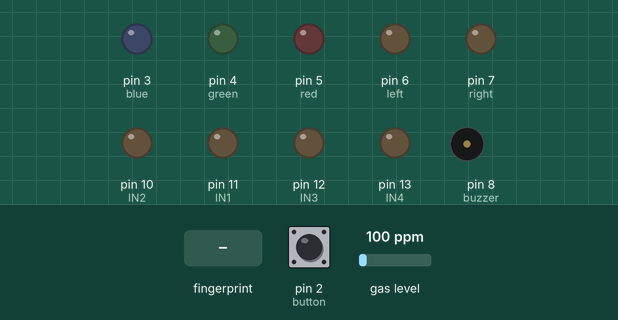
A sketch run on a simulated Arduino Mega 2560, built with avr-gcc and run on an emulated ATmega2560. On the bench: output pins drawn as LEDs (lit = HIGH), buzzer (waves = sounding). The test bench sets the inputs (shaded band); at power-on: pin 2 (button) HIGH, gas level 100 ppm. What the sketch prints to the serial monitor is not drawn.

Above: at 2.2 s.
2.3 s: finger stored as number 1 placed on the sensor
At 4.3 s:
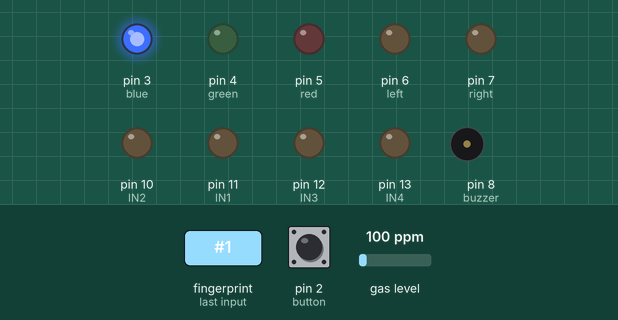
4.6 s: pin 2 (button) pulled LOW for 0.75 s
At 6.0 s:
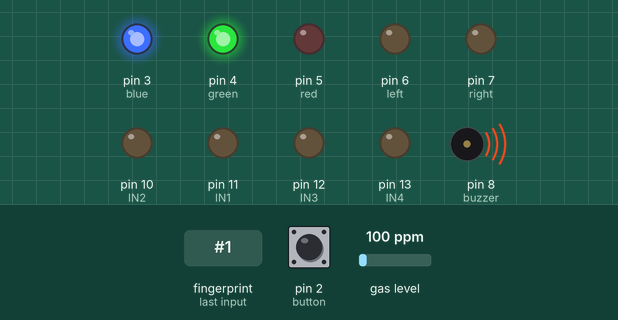
At 7.3 s:
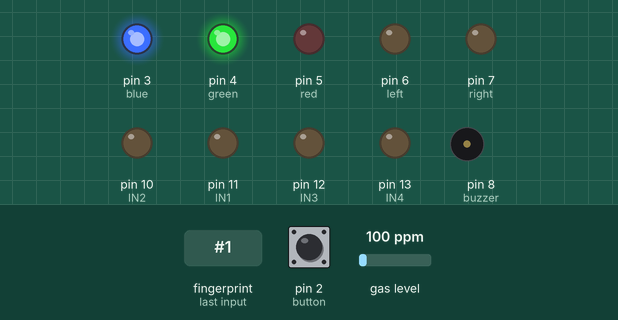
Timing chart, 0 to 8.9 s (numbered marks = the images above; inputs shaded):
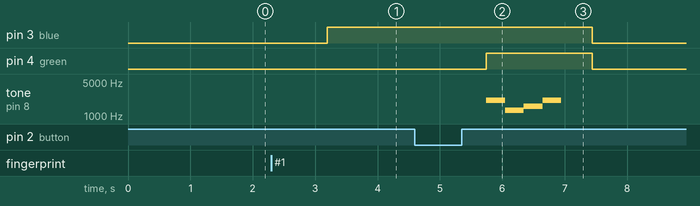

The sketch:

SC_06.ino
```cpp
#include <SoftwareSerial.h>
#include <Adafruit_Fingerprint.h>
#include <MQUnifiedsensor.h>
#define Board                   ("Arduino MEGA")
#define Pin                     (A0)  //Analog input 3 of your arduino
#define Type                    ("MQ-3") //MQ3
#define Voltage_Resolution      (5)
#define ADC_Bit_Resolution      (10) // For arduino UNO/MEGA/NANO
#define RatioMQ3CleanAir        (60) //RS / R0 = 60 ppm
#define button 2
#define blue 3
#define green 4
#define red 5
#define left 6
#define right 7
#define buzzer 8
//모터
#define IN1 11
#define IN2 10
#define IN3 12
#define IN4 13
//초음파
#define range 10
#define brake 7

Adafruit_Fingerprint finger = Adafruit_Fingerprint(&Serial1); //지문인식 통신 함수
MQUnifiedsensor MQ3(Board, Voltage_Resolution, ADC_Bit_Resolution, Pin, Type); //알코올 센서 지정 함수
/* 지문인식에 필요한 함수 */
int id;
int master;
int id_flag = 1;
int re_check=0;

/* 알코올 센서에 필요한 함수 */
bool pre_button_state = HIGH;
float ppm = 0; //누적 수치
int cnt = 0; //샘플의 갯수
int mq3_flag = 1;

/* 모터드라이버에 필요한 함수 */
char BT;
int lm1, lm2, rm1, rm2;
int speed = 200;

/* 초음파 센서에 필요한 함수 */
//초음파 센서는 4개
const int pinTrig[5]={22,24,26,28}; //22: 전방, 24: 왼쪽 ,26: 오른쪽, 28: 후방
const int pinEcho[5]={23,25,27,29}; //23: 전방, 25: 왼쪽 ,27: 오른쪽, 29: 후방
int distance[5]={0}; //distance[0]; distance[1]; distance[2]; distance[3];
int pulseTime[5]={0}; //0,1,2,3
int buz_flagF=0;

void setup() {
  // put your setup code here, to run once:
  Serial.begin(9600);
  Serial2.begin(9600);
  finger.begin(57600); //아두이노-지문모듈 통신라인

  pinMode(blue,OUTPUT);
  pinMode(green,OUTPUT);
  pinMode(red,OUTPUT);
  pinMode(button,INPUT_PULLUP); //저항 없이 쓸 때
  pinMode(left,OUTPUT);
  pinMode(right,OUTPUT);
  pinMode(buzzer,OUTPUT);
  //모터
  pinMode(IN1,OUTPUT);
  pinMode(IN2,OUTPUT);
  pinMode(IN3,OUTPUT);
  pinMode(IN4,OUTPUT);
  //
  for(int i=0;i<4;i++){
   pinMode(pinTrig[i],OUTPUT);
   pinMode(pinEcho[i],INPUT);
  }

  MQ3.setRegressionMethod(1); //_PPM =  a*ratio^b
  MQ3.setA(0.3934); MQ3.setB(-1.504); // Configurate the ecuation values to get Benzene concentration
  MQ3.init();
  Serial.print("Calibrating please wait.");
  float calcR0 = 0;
  for(int i = 1; i<=10; i ++)
  {
    MQ3.update(); // Update data, the arduino will be read the voltage on the analog pin
    calcR0 += MQ3.calibrate(RatioMQ3CleanAir);
    Serial.print(".");
  }
  MQ3.setR0(calcR0/10);
  Serial.println("  done!.");

  if(isinf(calcR0)) {Serial.println("Warning: Conection issue founded, R0 is infite (Open circuit detected) please check your wiring and supply"); while(1);}
  if(calcR0 == 0){Serial.println("Warning: Conection issue founded, R0 is zero (Analog pin with short circuit to ground) please check your wiring and supply"); while(1);}

  MQ3.serialDebug(true);

  digitalWrite(IN1,LOW); //IN1을 HIGH로 하면 모터A가 전진
  digitalWrite(IN2,LOW); //IN2를 HIGH로 하면 모터A가 후진
  digitalWrite(IN3,LOW); //IN3를 HIGH로 하면 모터B가 전진
  digitalWrite(IN4,LOW); //IN4를 HIGH로 하면 모터B가 후진
}

void loop() {
  // put your main code here, to run repeatedly:

//지문인식
  id = getFingerprintIDez();
  master = id;
    if(id != -1){
      Serial.println("인식된 지문 ID = ");
      Serial.println(id);

      if(id == master){
        Serial.println("Your master");
        digitalWrite(blue,HIGH);
        id_flag = 0;
      }else{
        Serial.println("Your not master");
        id_flag = 1;
      }
    }

  delay(50);

//알코올 측정
  if(id_flag == 0){
    while(re_check < 3){
    bool button_state = digitalRead(button); //버튼을 눌렀을 때

    if(button_state == LOW){
      MQ3.update();
      ppm += MQ3.readSensor();
      cnt++;
    }else if(pre_button_state == LOW && button_state == HIGH){
      Serial.println(ppm);
      Serial.println(cnt);
      //ppm = ppm/cnt;
      ppm = 0.01;
      if(ppm >= 0 && ppm <= 0.03){ //훈방
        Serial.println("Hoon bang");
        //LED 점등
        digitalWrite(green,HIGH);
        digitalWrite(red,LOW);
        //부저
        tone(buzzer,2093); //도
        delay(300);
        tone(buzzer,1319); //미
        delay(300);
        tone(buzzer,1568); //솔
        delay(300);
        tone(buzzer,2093); //도
        delay(300);
        noTone(buzzer); //off
         mq3_flag = 0;
         break;
      }else if(ppm > 0.03){ //면허 정지 및 취소 깜빵행
        Serial.println("GGam bang");
        //LED 점등
        digitalWrite(red,HIGH);
        digitalWrite(green,LOW);
        //부저
        tone(buzzer,1568); //솔
        delay(300);
        tone(buzzer,1568); //솔
        delay(300);
        noTone(buzzer); //off
        delay(300);
        digitalWrite(red,LOW);
        mq3_flag = 1;
        re_check++;
      }
      ppm = 0;
      cnt = 0;
    }
    pre_button_state = button_state; //이월!
    delay(500); //smapling frequency
    }
  }

  delay(500);

  digitalWrite(blue,LOW);
  digitalWrite(green,LOW);


  while(id_flag == 0 && mq3_flag == 0){
    //LED OFF
    digitalWrite(blue,LOW);
    digitalWrite(green,LOW);
     if(Serial2.available()){
     BT = Serial2.read();
    //조종
      if(BT == '1'){ //직진
       lm1 = speed;
       lm2 = 0;
       rm1 = speed;
       rm2 = 0;
      }else if(BT == '4'){ //후진
       lm1 = 0;
       lm2 = speed;
       rm1 = 0;
       rm2 = speed;
      }else if(BT == '3'){ //자회전
       lm1 = 0;
       lm2 = speed;
       rm1 = speed;
       rm2 = 0;
     }else if(BT == '2'){ //정지
       lm1 = speed;
       lm2 = 0;
       rm1 = 0;
        rm2 = speed;
      }else if(BT == '0'){ //정지
        lm1 = 0;
        lm2 = 0;
        rm1 = 0;
        rm2 = 0;
      }else if(BT == '5'){
      exit(0);
    }
     analogWrite(IN1,lm1);
     analogWrite(IN2,lm2);
     analogWrite(IN3,rm1);
     analogWrite(IN4,rm2);
   }
  }
}


int getFingerprintIDez() {
  uint8_t p = finger.getImage();
  if (p != FINGERPRINT_OK)  return -1;

  p = finger.image2Tz();
  if (p != FINGERPRINT_OK)  return -1;

  p = finger.fingerFastSearch();
  if (p != FINGERPRINT_OK)  return -1;

  return finger.fingerID;
}
```

Measured:
- after the input at 2.3 s, pin 3 (blue): LOW → HIGH after 0.89 s
- after the input at 4.6 s, pin 3 (blue): HIGH → LOW after 2.8 s; pin 4 (green): LOW → HIGH after 1.1 s, → LOW 1.7 s later; tone on pin 8 (buzzer): plays 2093 Hz for 0.30 s, 1319 Hz for 0.30 s, 1568 Hz for 0.30 s, 2093 Hz for 0.30 s, starting after 1.1 s
